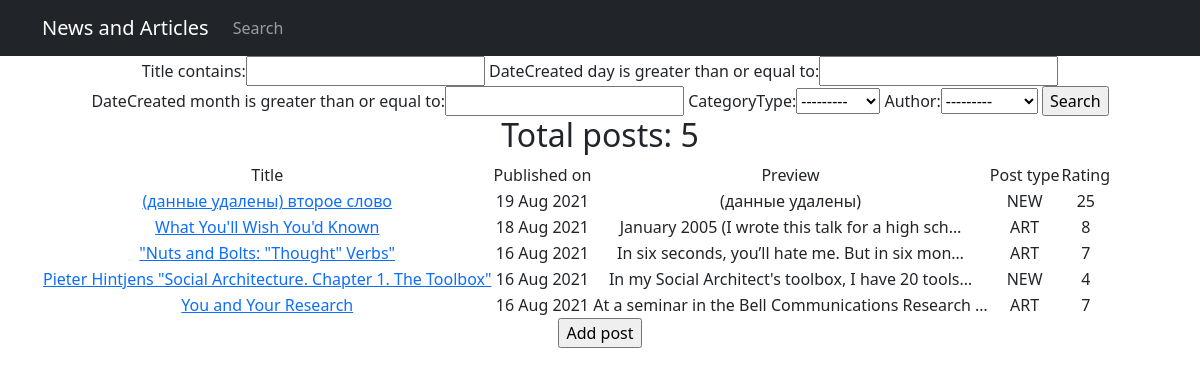
Page /news/search/ on the earlier database version.
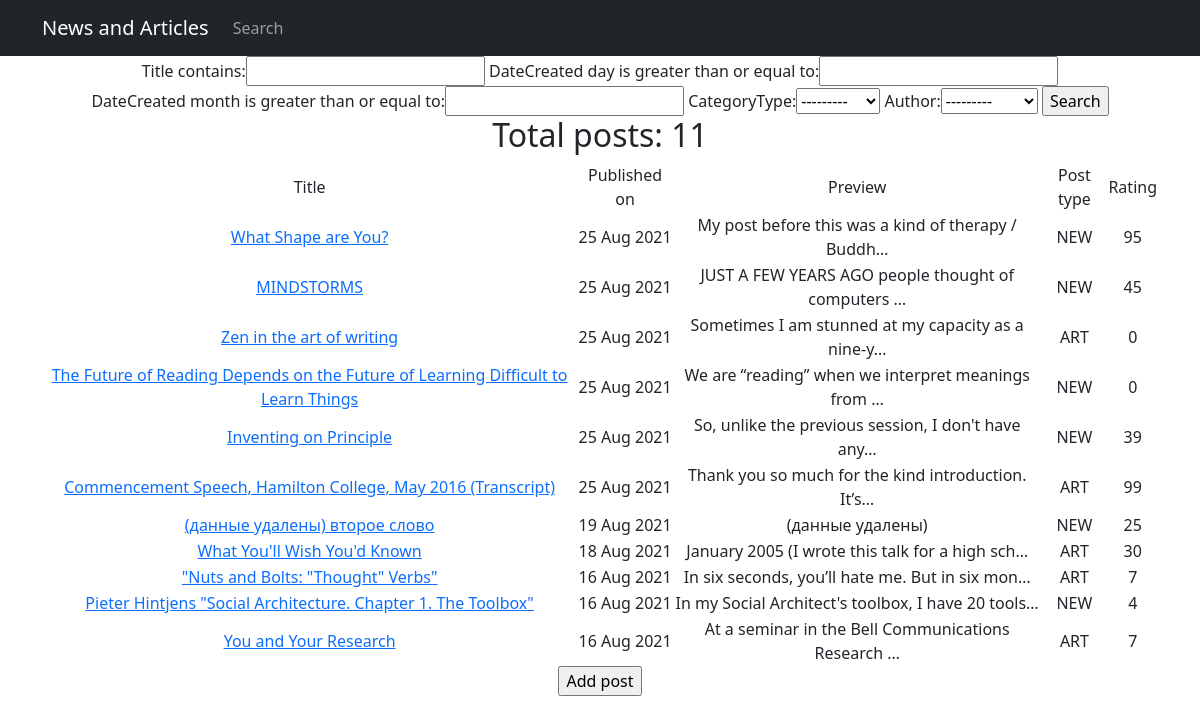
Same page on the later database version.
### news/models.py (models this page shows, shortened)
class Post(models.Model):
    author = models.ForeignKey(Author, on_delete=models.CASCADE)
    NEWS = 'NEW'
    ARTICLE = 'ART'
    CATEGORY_CHOICES = [(NEWS, 'NEWS'), (ARTICLE, 'ARTICLE'), ]
    categoryType = models.CharField(max_length=3, choices=CATEGORY_CHOICES, default=NEWS)
    dateCreated = models.DateTimeField(auto_now_add=True)
    postCategory = models.ManyToManyField(Category, through='PostCategory')
    title = models.CharField(max_length=128)
    text = models.TextField()
    rating = models.SmallIntegerField(default=0)
    def get_absolute_url(self):
        return "http://127.0.0.1:8000/news/%i" % self.id

### news/views.py (the view, shortened to what this page needs)
# urls.py: path('search/', PostSearchView.as_view()),
class PostSearchView(ListView):
    model = Post
    template_name = 'post_search.html'
    context_object_name = 'news'
    queryset = Post.objects.order_by('-id')
    paginate_by = 20
    form_class = PostForm
    def get_context_data(self, **kwargs):
        context = super().get_context_data(**kwargs)
        context['filter'] = PostFilter(self.request.GET, queryset=self.get_queryset())
        context['categories'] = Category.objects.all()
        return context

### news/models.py (called while the page is built)
    def __str__(self):
        return f'{self.authorUser.username}'

### news/templatetags/custom_filters.py (called while the page is built)
@register.filter(name='censor')
def censor(value):
    for word in censor_list:
        value = value.replace(word, replacement_word)
    return value

### templates/post_search.html (shortened to what this page needs)
{% extends 'flatpages/default.html' %}
{% load custom_filters %}
{% block content %}
<form method="GET">
    {{ filter.form }}
    <input type="submit" value="Search">
</form>
    {% if news %}
<h2>Total posts: {{news|length}}</h2>
<table>
            <tr>
                <td>
                    Title
                </td>
                <td>
                    Published on
                </td>
                <td>
                    Preview
                </td>
                <td>
                    Post type
                </td>
                <td>
                    Rating
            </tr>
        {% for news in news %}
            <tr>
                <td>
                   <a href="{{ news.get_absolute_url }}"> {{ news.title|censor }} </a>
                </td>
                <td>
                    {{ news.dateCreated|date:'d M Y' }}
                </td>
                <td>
                    {{ news.text|truncatechars:50|censor }}
                </td>
                 <td>
                    {{ news.categoryType }}
                </td>
                <td>
                    {{ news.rating }}
                </td>
            </tr>
        {% endfor %}
        </table>
    {% else %}
        <h2> No news today :( </h2>
    {% endif %}
<form method="POST">
    <input type="Submit" value="Add post">
</form>
{% endblock content %}

### templates/flatpages/default.html (shortened to what this page needs)
{% load static %}
<!DOCTYPE html>
<html lang="en">
<head>
  <link href="{% static 'vendor/bootstrap/css/styles.css' %}" rel="stylesheet">
</head>
<body>
  <nav class="navbar navbar-expand-lg navbar-dark bg-dark static-top">
    <div class="container">
      <a class="navbar-brand" href="http://127.0.0.1:8000/news/">News and Articles</a>
      <div class="collapse navbar-collapse" id="navbarResponsive">
        <ul class="navbar-nav ml-auto">
          <li class="nav-item">
            <a class="nav-link" href="http://127.0.0.1:8000/news/search">Search</a>
          </li>
        </ul>
      </div>
    </div>
  </nav>
  <div class="container">
    <div class="row">
      <div class="col-lg-12 text-center">
       {% block content %}{% endblock content %}
      </div>
    </div>
  </div>
</body>
</html>

Differences in the rows shown:
added Post: title|censor "What Shape are You?", dateCreated "25 Aug 2021", text|censor "My post before this was a kind of therapy / Buddh…", categoryType "NEW", rating "95"
added Post: title|censor "MINDSTORMS", dateCreated "25 Aug 2021", text|censor "JUST A FEW YEARS AGO people thought of computers …", categoryType "NEW", rating "45"
added Post: title|censor "Zen in the art of writing", dateCreated "25 Aug 2021", text|censor "Sometimes I am stunned at my capacity as a nine-y…", categoryType "ART", rating "0"
added Post: title|censor "The Future of Reading Depends on the Future of Learning Difficult to Learn Things", dateCreated "25 Aug 2021", text|censor "We are “reading” when we interpret meanings from …", categoryType "NEW", rating "0"
added Post: title|censor "Inventing on Principle", dateCreated "25 Aug 2021", text|censor "So, unlike the previous session, I don't have any…", categoryType "NEW", rating "39"
added Post: title|censor "Commencement Speech, Hamilton College, May 2016 (Transcript)", dateCreated "25 Aug 2021", text|censor "Thank you so much for the kind introduction. It’s…", categoryType "ART", rating "99"
changed Post "What You'll Wish You'd Known": rating "8" → "30"
Other differences:
{{ news|length }}: "5" → "11"
